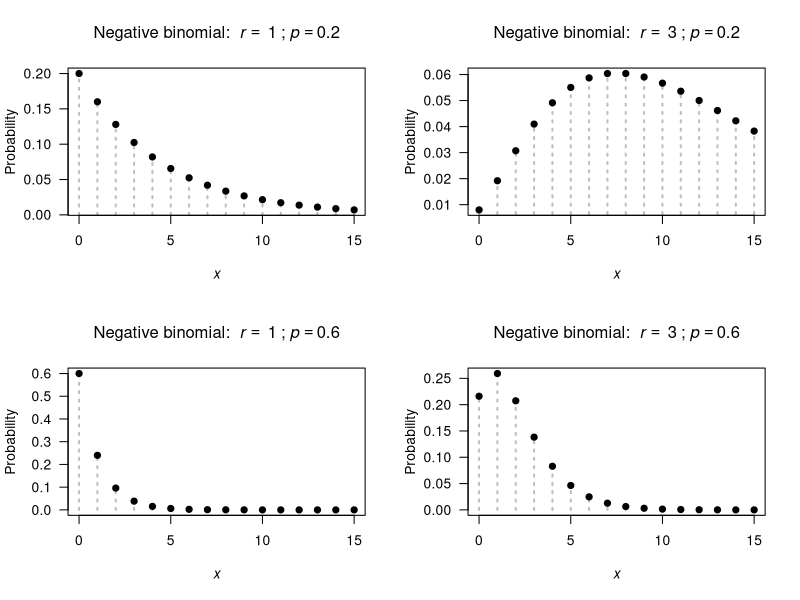

The R script that drew this image:
## ---- chunk 1
par( mfrow = c(2, 2))
xmax <- 15

r <- c(1, 3, 
       1, 3)
p <- c(0.2, 0.2, 
       0.6, 0.6)

for (i in (1:4)) {
  rValue <- r[i]
  pValue <- p[i]
  
  x <-  0:xmax
  y <- dnbinom(x, 
              size = r[i],
              prob = p[i])
  
   plot( x = x,
         y = y,
         xlim = c(0, xmax),
         xlab = expression(italic(x)),
         ylab = "Probability",
         main = bquote("Negative binomial: " ~ italic(r) == ~ .(rValue) ~ ";" ~ italic(p) == .(pValue) ),
         las = 1,
         lty = 3,
         lwd = 2,
         col = "grey",
         type = "h")
  points(x = x,
         y = y,
         pch = 19)
  
}
